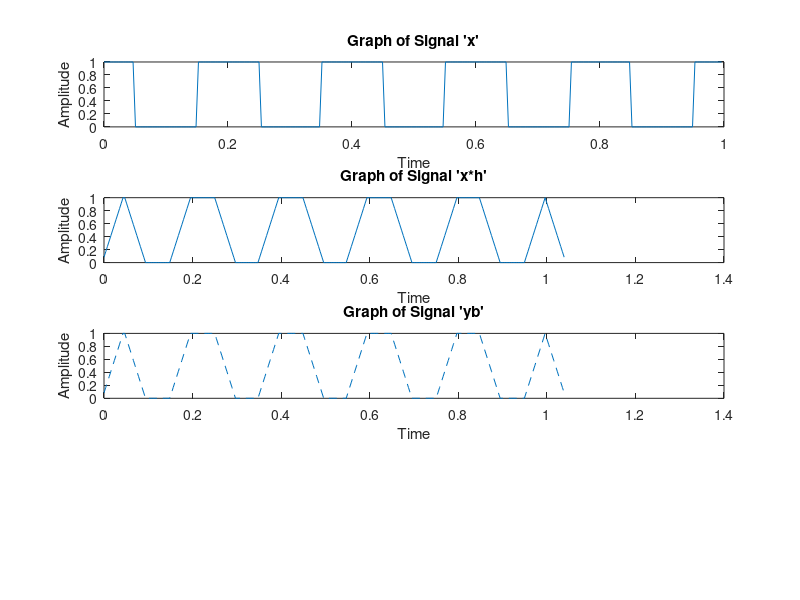

Write the MATLAB code that produced this figure. (Note: this script raises an error after producing the figure.)
%%
%Lab 2
%Valery Smith and Christopher Caldwell
%%
% Signal:
%clc
close all
clear

v=4;

t = (0:255)/256;
x = cos(2*pi*5*t)>0;

%%
% Filter:

h = ones(1,12)/12;

%plot of x and h and x*h

y=conv(x,h);

figure(1);

subplot(v,1,1);
plot(t, x);
ylabel("Amplitude")
xlabel("Time")
title("Graph of Signal 'x'")

subplot(v,1,2);
plot((0:length(y)-1)/length(t), y);
ylabel("Amplitude")
xlabel("Time")
title("Graph of Signal 'x*h'")

%%


%M         M-samples for FIR Filter
%L         Data Sequence Length
Q=64; %    Length of Blocks
%K = L/Q   Number of short blocks, length Q

%xk = reshape(x, Q, K)'; % creating matrix.

xk = reshape(x, 64, 4)';

lf = 256+12-1;
yb = zeros(1,lf);
lb = 64+12-1;

ya1 = conv(xk(1,:),h);
ya2 = conv(xk(2,:),h);
ya3 = conv(xk(3,:),h);
ya4 = conv(xk(4,:),h);


%d=64;

yb(1:75) = yb(1:75) + ya1;
yb(65:139)= yb(65:139) + ya2;
yb(129:129+74)= yb(129:129+74) + ya3;
yb(193:193+74)= yb(193:193+74) + ya4;
%yb(128:204)= yb(128:204) + conv(xk(4,:),h);
%yb(192:268)= yb(192:268) + conv(xk(

%n=0, 1->76   1->76    1->76
%n=1, 13->89  77->153  64->140
%n=2, 25->101 154->230 128->204
%n=3, 37->113 231->307 192->268




subplot(v,1,3);
plot((0:length(yb)-1)/length(t), yb, '--' );
ylabel("Amplitude")
xlabel("Time")
title("Graph of Signal 'yb'")

yb_by_func = overlap_add(h, x, Q);

subplot(v,1,4);

plot((0:length(yb_by_func)-1)/length(t), yb_by_func);
ylabel("Amplitude")
xlabel("Time")
title("Graph of Signal 'yb' Generated by Function")
%%
t = (0:8191)/8192;
x1 = cos(2*pi*4096*(t.*t));
%sound(x1);

M=9;

figure(2);

h = hamming(M);
h=h'/sum(h);
stem(h);
ylabel("Amplitude")
xlabel("Time")
title("Graph of hann window filter :)")

y=overlap_add(h,x1,256);
%sound(y); 

yn = y(1:length(t));
figure(3);
plot(t*8192,abs(yn));
ylabel("Amplitude")
xlabel("Time")
title("Graph of absolute value of filtered with hann window")

for n=1:9;
h1(n)=h(n)*((-1)^n);
end

figure(4)
stem(h1)

yp=overlap_add(h1,x1,256);
sound(yp); 

figure(5);
plot(1:length(yp),abs(yp));
ylabel("Amplitude")
xlabel("Time")
title("Graph of absolute value of filtered sound with modulated hann window")

testa=fft(h1);
figure(6);
plot(abs(real(testa)));


